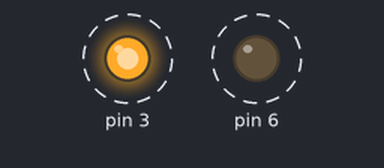
The sketch below on a simulated Arduino Uno, built with avr-gcc and run on an emulated ATmega328P. On the bench: output pins drawn as LEDs (lit = HIGH). Dashed ring = blinking.

Above: at 0.1 s.
Timing chart, 0 to 3.0 s (numbered marks = the images above):
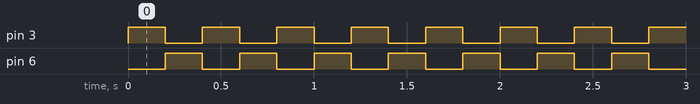

The sketch:

project_luces_policia.ino
```cpp
void setup(){

    pinMode(3,OUTPUT);
    pinMode(6,OUTPUT);
}

void loop(){

    digitalWrite(3,1);
    digitalWrite(6,0);
    delay(200);
    digitalWrite(3,0);
    digitalWrite(6,1);
    delay(200);
}
```

Measured:
- by itself, pin 3, pin 6: alternates HIGH for 0.20 s and LOW for 0.20 s
